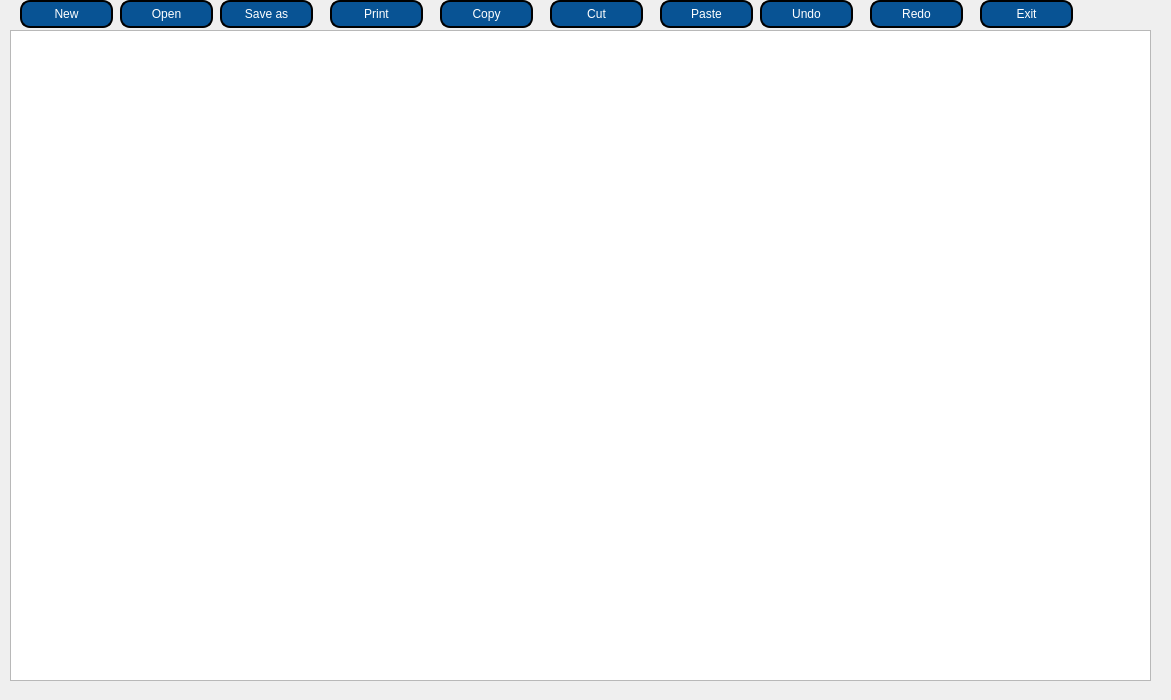
<?xml version="1.0" encoding="UTF-8"?>
<ui version="4.0">
 <class>blocnote</class>
 <widget class="QDialog" name="blocnote">
  <property name="geometry">
   <rect>
    <x>0</x>
    <y>0</y>
    <width>1171</width>
    <height>700</height>
   </rect>
  </property>
  <property name="windowTitle">
   <string>Dialog</string>
  </property>
  <property name="styleSheet">
   <string notr="true"/>
  </property>
  <widget class="QTextEdit" name="textEdit">
   <property name="geometry">
    <rect>
     <x>10</x>
     <y>30</y>
     <width>1141</width>
     <height>651</height>
    </rect>
   </property>
  </widget>
  <widget class="QPushButton" name="pushButton_new">
   <property name="geometry">
    <rect>
     <x>20</x>
     <y>0</y>
     <width>93</width>
     <height>28</height>
    </rect>
   </property>
   <property name="styleSheet">
    <string notr="true">QPushButton{
border: 2px solid black;
font: 75 8pt &quot;MS Shell Dlg 2&quot;;
border-radius: 10px;
color: rgb(255, 255, 255);
padding: 0 8px;
background: #085394;
font: bold, &quot;Comic Sans MS&quot;;;
text-align:center;
}

QPushButton:pressed
{
border: 2px solid black;
font: 75 8pt &quot;MS Shell Dlg 2&quot;;
border-radius: 10px;
color: rgb(255, 255, 255);
padding: 0 8px;
background: green;
font: bold, &quot;Comic Sans MS&quot;;;
text-align:center;
}</string>
   </property>
   <property name="text">
    <string>New</string>
   </property>
  </widget>
  <widget class="QPushButton" name="pushButton_open">
   <property name="geometry">
    <rect>
     <x>120</x>
     <y>0</y>
     <width>93</width>
     <height>28</height>
    </rect>
   </property>
   <property name="styleSheet">
    <string notr="true">QPushButton{
border: 2px solid black;
font: 75 8pt &quot;MS Shell Dlg 2&quot;;
border-radius: 10px;
color: rgb(255, 255, 255);
padding: 0 8px;
background: #085394;
font: bold, &quot;Comic Sans MS&quot;;;
text-align:center;
}

QPushButton:pressed
{
border: 2px solid black;
font: 75 8pt &quot;MS Shell Dlg 2&quot;;
border-radius: 10px;
color: rgb(255, 255, 255);
padding: 0 8px;
background: green;
font: bold, &quot;Comic Sans MS&quot;;;
text-align:center;
}</string>
   </property>
   <property name="text">
    <string>Open</string>
   </property>
  </widget>
  <widget class="QPushButton" name="pushButton_saveas">
   <property name="geometry">
    <rect>
     <x>220</x>
     <y>0</y>
     <width>93</width>
     <height>28</height>
    </rect>
   </property>
   <property name="styleSheet">
    <string notr="true">border: 2px solid black;
font: 75 8pt &quot;MS Shell Dlg 2&quot;;
border-radius: 10px;
color: rgb(255, 255, 255);
padding: 0 8px;
background: #085394;
font: bold, &quot;Comic Sans MS&quot;;;
text-align:center;</string>
   </property>
   <property name="text">
    <string>Save as</string>
   </property>
  </widget>
  <widget class="QPushButton" name="pushButton_print">
   <property name="geometry">
    <rect>
     <x>330</x>
     <y>0</y>
     <width>93</width>
     <height>28</height>
    </rect>
   </property>
   <property name="styleSheet">
    <string notr="true">border: 2px solid black;
font: 75 8pt &quot;MS Shell Dlg 2&quot;;
border-radius: 10px;
color: rgb(255, 255, 255);
padding: 0 8px;
background: #085394;
font: bold, &quot;Comic Sans MS&quot;;;
text-align:center;</string>
   </property>
   <property name="text">
    <string>Print</string>
   </property>
  </widget>
  <widget class="QPushButton" name="pushButton_copy">
   <property name="geometry">
    <rect>
     <x>440</x>
     <y>0</y>
     <width>93</width>
     <height>28</height>
    </rect>
   </property>
   <property name="styleSheet">
    <string notr="true">border: 2px solid black;
font: 75 8pt &quot;MS Shell Dlg 2&quot;;
border-radius: 10px;
color: rgb(255, 255, 255);
padding: 0 8px;
background: #085394;
font: bold, &quot;Comic Sans MS&quot;;;
text-align:center;</string>
   </property>
   <property name="text">
    <string>Copy</string>
   </property>
  </widget>
  <widget class="QPushButton" name="pushButton_cut">
   <property name="geometry">
    <rect>
     <x>550</x>
     <y>0</y>
     <width>93</width>
     <height>28</height>
    </rect>
   </property>
   <property name="styleSheet">
    <string notr="true">border: 2px solid black;
font: 75 8pt &quot;MS Shell Dlg 2&quot;;
border-radius: 10px;
color: rgb(255, 255, 255);
padding: 0 8px;
background: #085394;
font: bold, &quot;Comic Sans MS&quot;;;
text-align:center;</string>
   </property>
   <property name="text">
    <string>Cut</string>
   </property>
  </widget>
  <widget class="QPushButton" name="pushButton_paste">
   <property name="geometry">
    <rect>
     <x>660</x>
     <y>0</y>
     <width>93</width>
     <height>28</height>
    </rect>
   </property>
   <property name="styleSheet">
    <string notr="true">border: 2px solid black;
font: 75 8pt &quot;MS Shell Dlg 2&quot;;
border-radius: 10px;
color: rgb(255, 255, 255);
padding: 0 8px;
background: #085394;
font: bold, &quot;Comic Sans MS&quot;;;
text-align:center;</string>
   </property>
   <property name="text">
    <string>Paste</string>
   </property>
  </widget>
  <widget class="QPushButton" name="pushButton_undo">
   <property name="geometry">
    <rect>
     <x>760</x>
     <y>0</y>
     <width>93</width>
     <height>28</height>
    </rect>
   </property>
   <property name="styleSheet">
    <string notr="true">border: 2px solid black;
font: 75 8pt &quot;MS Shell Dlg 2&quot;;
border-radius: 10px;
color: rgb(255, 255, 255);
padding: 0 8px;
background: #085394;
font: bold, &quot;Comic Sans MS&quot;;;
text-align:center;</string>
   </property>
   <property name="text">
    <string>Undo</string>
   </property>
  </widget>
  <widget class="QPushButton" name="pushButton_redo">
   <property name="geometry">
    <rect>
     <x>870</x>
     <y>0</y>
     <width>93</width>
     <height>28</height>
    </rect>
   </property>
   <property name="styleSheet">
    <string notr="true">border: 2px solid black;
font: 75 8pt &quot;MS Shell Dlg 2&quot;;
border-radius: 10px;
color: rgb(255, 255, 255);
padding: 0 8px;
background: #085394;
font: bold, &quot;Comic Sans MS&quot;;;
text-align:center;</string>
   </property>
   <property name="text">
    <string>Redo</string>
   </property>
  </widget>
  <widget class="QPushButton" name="pushButton_exit">
   <property name="geometry">
    <rect>
     <x>980</x>
     <y>0</y>
     <width>93</width>
     <height>28</height>
    </rect>
   </property>
   <property name="styleSheet">
    <string notr="true">border: 2px solid black;
font: 75 8pt &quot;MS Shell Dlg 2&quot;;
border-radius: 10px;
color: rgb(255, 255, 255);
padding: 0 8px;
background: #085394;
font: bold, &quot;Comic Sans MS&quot;;;
text-align:center;</string>
   </property>
   <property name="text">
    <string>Exit</string>
   </property>
  </widget>
 </widget>
 <resources/>
 <connections/>
</ui>
